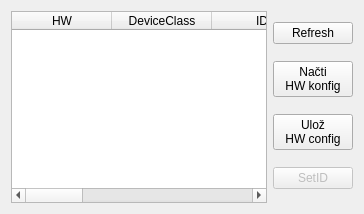
          <widget class="QWidget" name="tab_moznosti_zarizeni">
           <property name="enabled">
            <bool>true</bool>
           </property>
           <attribute name="title">
            <string>Detekce zařízení</string>
           </attribute>
           <layout class="QHBoxLayout" name="horizontalLayout">
            <item>
             <widget class="QTableWidget" name="tableWidget_seznamZarizeni">
              <property name="enabled">
               <bool>true</bool>
              </property>
              <column>
               <property name="text">
                <string>HW</string>
               </property>
              </column>
              <column>
               <property name="text">
                <string>DeviceClass</string>
               </property>
              </column>
              <column>
               <property name="text">
                <string>ID</string>
               </property>
              </column>
              <column>
               <property name="text">
                <string>Hostname</string>
               </property>
              </column>
              <column>
               <property name="text">
                <string>IP</string>
               </property>
              </column>
              <column>
               <property name="text">
                <string>port</string>
               </property>
              </column>
              <column>
               <property name="text">
                <string>serviceName</string>
               </property>
              </column>
              <column>
               <property name="text">
                <string>verze</string>
               </property>
              </column>
             </widget>
            </item>
            <item>
             <layout class="QVBoxLayout" name="verticalLayout">
              <item>
               <widget class="QPushButton" name="pushButton_refreshDetekce">
                <property name="text">
                 <string>Refresh</string>
                </property>
               </widget>
              </item>
              <item>
               <widget class="QPushButton" name="pushButton_nactiDetekce">
                <property name="enabled">
                 <bool>true</bool>
                </property>
                <property name="text">
                 <string>Načti 
HW konfig</string>
                </property>
               </widget>
              </item>
              <item>
               <widget class="QPushButton" name="pushButton_ulozDetekce">
                <property name="enabled">
                 <bool>true</bool>
                </property>
                <property name="text">
                 <string>Ulož 
HW config</string>
                </property>
               </widget>
              </item>
              <item>
               <widget class="QPushButton" name="pushButton_detekceNastavAdresu">
                <property name="enabled">
                 <bool>false</bool>
                </property>
                <property name="text">
                 <string>SetID</string>
                </property>
               </widget>
              </item>
             </layout>
            </item>
           </layout>
          </widget>
